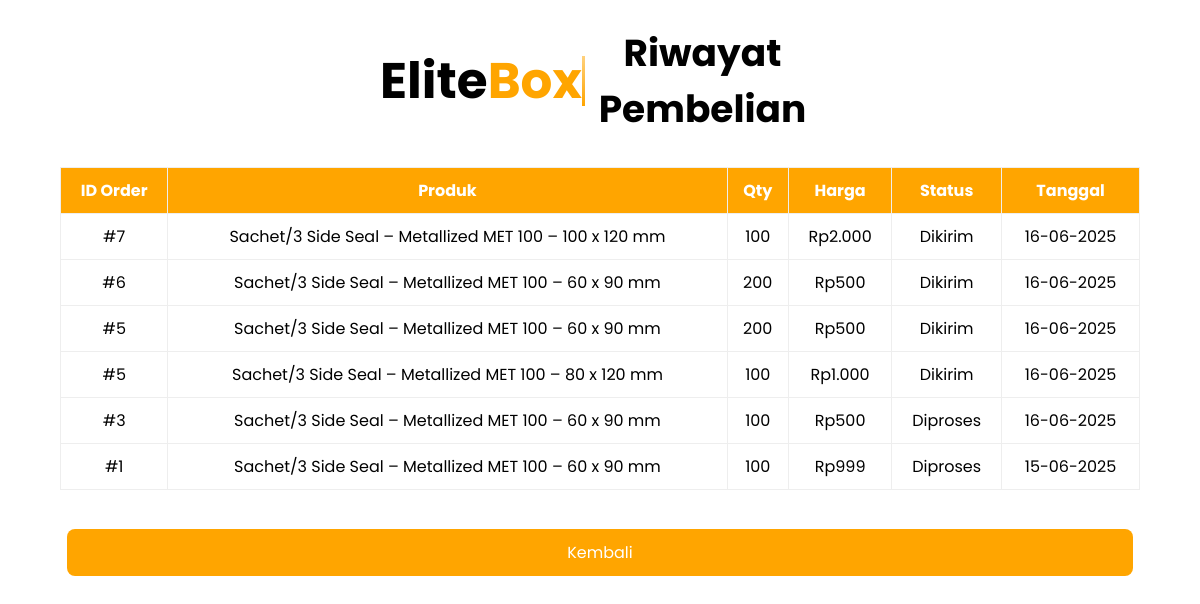
Screenshot of /perintah/riwayat.php with the database file from the repository.
### tables this page shows
CREATE TABLE `order_items` (
  `id` int(11) NOT NULL,
  `order_id` int(11) DEFAULT NULL,
  `product_id` int(11) DEFAULT NULL,
  `quantity` int(11) DEFAULT NULL,
  `price` decimal(10,2) DEFAULT NULL
);

CREATE TABLE `orders` (
  `id` int(11) NOT NULL,
  `user_id` int(11) DEFAULT NULL,
  `cart_id` int(11) DEFAULT NULL,
  `status` enum('pending','diproses','dikirim','selesai','dibatalkan') DEFAULT 'pending',
  `created_at` timestamp NOT NULL DEFAULT current_timestamp(),
  `rating_penjualan` int(1) DEFAULT NULL,
  `rating_pengiriman` int(1) DEFAULT NULL,
  `komentar_rating` text DEFAULT NULL
);

CREATE TABLE `products` (
  `id` int(11) NOT NULL,
  `name` varchar(255) NOT NULL,
  `width_mm` int(11) DEFAULT NULL,
  `height_mm` int(11) DEFAULT NULL,
  `price` decimal(10,2) NOT NULL,
  `type_id` int(11) DEFAULT NULL,
  `image_url` varchar(255) DEFAULT NULL
);

### perintah/riwayat.php (the view, shortened to what this page needs)
<?php
include '../koneksi.php';
$user_id = $_SESSION['user_id'] ?? 1;
$sql = "SELECT o.id AS order_id, o.status, o.created_at,
        p.name, oi.quantity, oi.price
        FROM orders o
        JOIN order_items oi ON o.id = oi.order_id
        JOIN products p ON oi.product_id = p.id
        WHERE o.user_id = ?
        ORDER BY o.created_at DESC";
$stmt = $conn->prepare($sql);
$stmt->bind_param("i", $user_id);
$stmt->execute();
$results = $stmt->get_result();
?>
<!DOCTYPE html>
<html>
<head>
    <link
      rel="stylesheet"
      href="https://cdnjs.cloudflare.com/ajax/libs/font-awesome/6.7.2/css/all.min.css"
    />
    <link rel="stylesheet" href="https://unpkg.com/aos@next/dist/aos.css" />
    <link rel="stylesheet" href="styleRiwayat.css">
</head>
<body>
<div class="head">
  <div class="logo">
      <h1><a href="/index.php">Elite<span>Box</span></a></h1>
    </div>
    <div class="garis"></div>
  <h2 >Riwayat Pembelian</h2>
</div>
<table>
  <thead>
    <tr>
      <th>ID Order</th>
      <th>Produk</th>
      <th>Qty</th>
      <th>Harga</th>
      <th>Status</th>
      <th>Tanggal</th>
    </tr>
  </thead>
  <tbody>
    <?php while ($row = $results->fetch_assoc()): ?>
    <tr>
      <td>#<?= $row['order_id'] ?></td>
      <td><?= htmlspecialchars($row['name']) ?></td>
      <td><?= $row['quantity'] ?></td>
      <td>Rp<?= number_format($row['price'], 0, ',', '.') ?></td>
      <td><?= ucfirst($row['status']) ?></td>
      <td><?= date('d-m-Y', strtotime($row['created_at'])) ?></td>
    </tr>
    <?php endwhile; ?>
  </tbody>
</table>
    <div class="kluar">
      <a href="/index.php">Kembali</a>
    </div>
</body>
</html>

### perintah/styleRiwayat.css (style rules this page uses)
* { margin: 0; padding: 0; box-sizing: border-box; scroll-behavior: smooth; font-family: "Poppins", serif; }
.head { display: flex; font-size: 25px; text-align: center; align-items: center; justify-content: space-between; padding: 25px 380px 0; }
.logo h1 a { color: black; text-decoration: none; }
.logo h1 a span { color: orange; }
.head .garis { border-left: 2px; background: linear-gradient(to bottom, rgb(255, 209, 125), orange); height: 50px; width: 5px; }
table { width: 90%; margin: 30px auto; border-collapse: collapse; }
th, td { padding: 10px; border: 1px solid #eee; text-align: center; }
th { background-color: orange; color: white; }
.kluar { text-align: center; margin-top: 50px; border-radius: 10px; }
.kluar a { text-decoration: none; color: white; background-color: orange; border: none; padding: 12px 500px; cursor: pointer; border-radius: 8px; }

### rows the page displays
order_items: order "7", product.name "Sachet/3 Side Seal – Metallized MET 100 – 100 x 120 mm", quantity "100", price "2.000", order.status "Dikirim", order.created_at "16-06-2025"
order_items: order "6", product.name "Sachet/3 Side Seal – Metallized MET 100 – 60 x 90 mm", quantity "200", price "500", order.status "Dikirim", order.created_at "16-06-2025"
order_items: order "5", product.name "Sachet/3 Side Seal – Metallized MET 100 – 60 x 90 mm", quantity "200", price "500", order.status "Dikirim", order.created_at "16-06-2025"
order_items: order "5", product.name "Sachet/3 Side Seal – Metallized MET 100 – 80 x 120 mm", quantity "100", price "1.000", order.status "Dikirim", order.created_at "16-06-2025"
order_items: order "3", product.name "Sachet/3 Side Seal – Metallized MET 100 – 60 x 90 mm", quantity "100", price "500", order.status "Diproses", order.created_at "16-06-2025"
order_items: order "1", product.name "Sachet/3 Side Seal – Metallized MET 100 – 60 x 90 mm", quantity "100", price "999", order.status "Diproses", order.created_at "15-06-2025"
